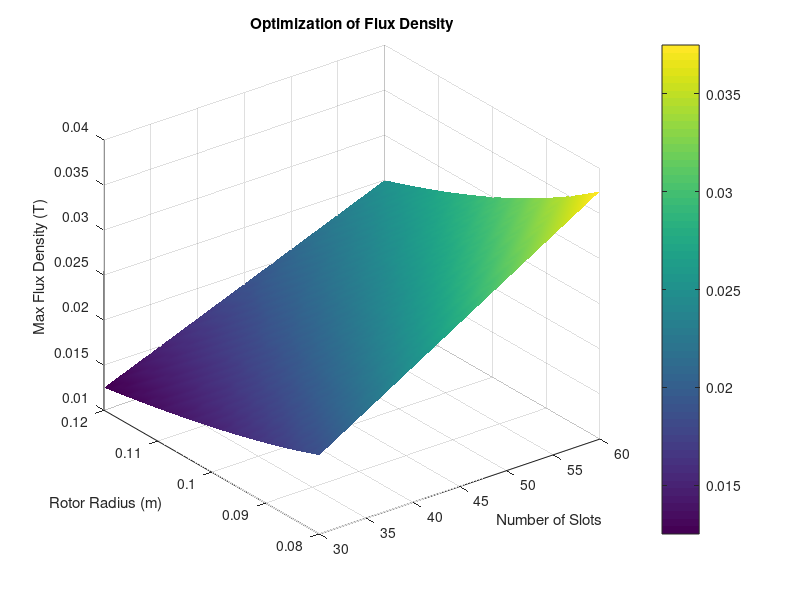
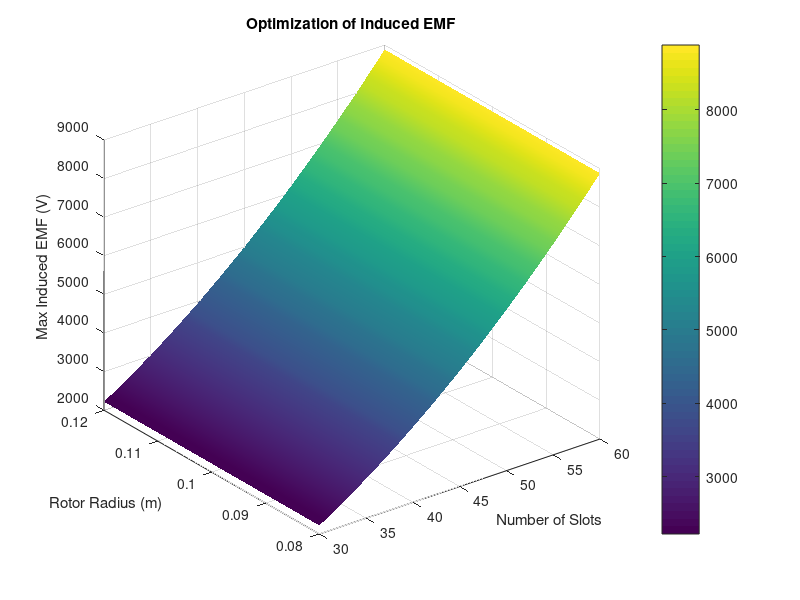
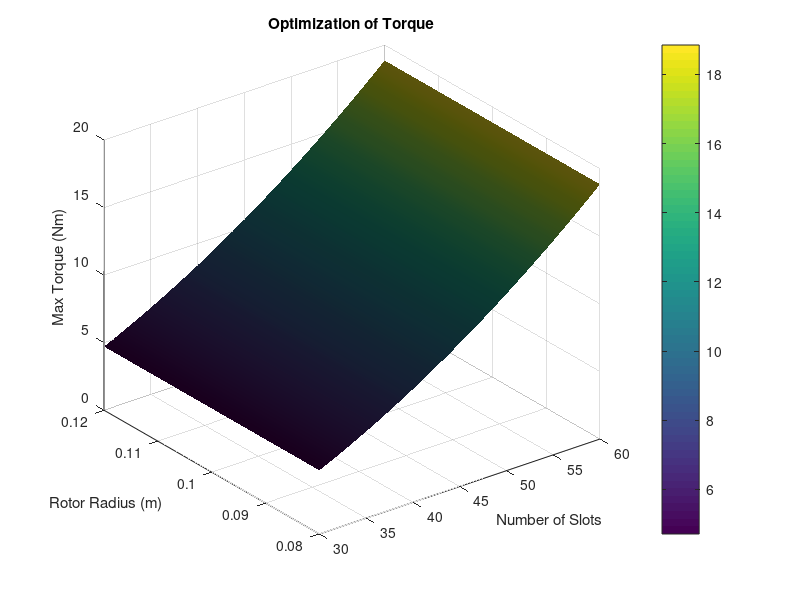

These charts were generated, in order, by the following MATLAB code: (Note: this script raises an error after producing the figures.)
% Parameters to vary
N_slots_range = linspace(30, 60, 50);  % Number of slots (varying range)
r_rotor_range = linspace(0.08, 0.12, 50);  % Rotor radius (varying range)

% Fixed parameters
N_turns = 50;           % Turns per slot
l_core = 0.15;          % Core length in meters
g = 0.002;              % Air gap length in meters
mu = 4 * pi * 10^-7;    % Magnetic permeability (H/m)
I = 5;                  % Current per turn (A)
P = 4;                  % Number of poles
n = 1500;               % Speed in RPM

% Simulation time parameters
t_end = 0.1;            % Simulation end time in seconds (for optimization, reduce time)
dt = 0.01;              % Time step
time = 0:dt:t_end;      % Time vector

% Derived parameters
omega = 2 * pi * n / 60;         % Angular speed in rad/s
L_arm = 2 * pi * r_rotor_range;  % Armature length (circumference)

% Initialize arrays to store results
[B_max, E_max, T_max] = deal(zeros(length(N_slots_range), length(r_rotor_range)));

% Optimization loop
for i = 1:length(N_slots_range)
    for j = 1:length(r_rotor_range)
        N_slots = N_slots_range(i);
        r_rotor = r_rotor_range(j);
        N_total_turns = N_slots * N_turns;

        % Temporary arrays for current parameters
        B_temp = zeros(size(time));
        E_temp = zeros(size(time));
        T_temp = zeros(size(time));

        for t = 1:length(time)
            theta = omega * time(t);

            % Calculate magnetic flux density (simplified sinusoidal model)
            B_temp(t) = (mu * N_total_turns * I) / (2 * pi * r_rotor) * cos(theta);
            
            % Induced EMF (Faraday's Law)
            E_temp(t) = N_total_turns * B_temp(t) * L_arm(j) * omega;
            
            % Torque (Simplified model)
            T_temp(t) = (P / (2 * pi * n)) * E_temp(t) * I;
        end

        % Store maximum values for this parameter set
        B_max(i,j) = max(B_temp);
        E_max(i,j) = max(E_temp);
        T_max(i,j) = max(T_temp);
    end
end

% 3D Visualization of Maximum Flux Density
figure;
surf(N_slots_range, r_rotor_range, B_max');
colorbar;
title('Optimization of Flux Density');
xlabel('Number of Slots');
ylabel('Rotor Radius (m)');
zlabel('Max Flux Density (T)');
shading interp;
view(3);
grid on;

% 3D Visualization of Maximum Induced EMF
figure;
surf(N_slots_range, r_rotor_range, E_max');
colorbar;
title('Optimization of Induced EMF');
xlabel('Number of Slots');
ylabel('Rotor Radius (m)');
zlabel('Max Induced EMF (V)');
shading interp;
view(3);
grid on;

% 3D Visualization of Maximum Torque
figure;
surf(N_slots_range, r_rotor_range, T_max');
colorbar;
title('Optimization of Torque');
xlabel('Number of Slots');
ylabel('Rotor Radius (m)');
zlabel('Max Torque (Nm)');
shading interp;
view(3);
grid on;

% Optional: Enhance aesthetics with lighting
camlight;
lighting phong;